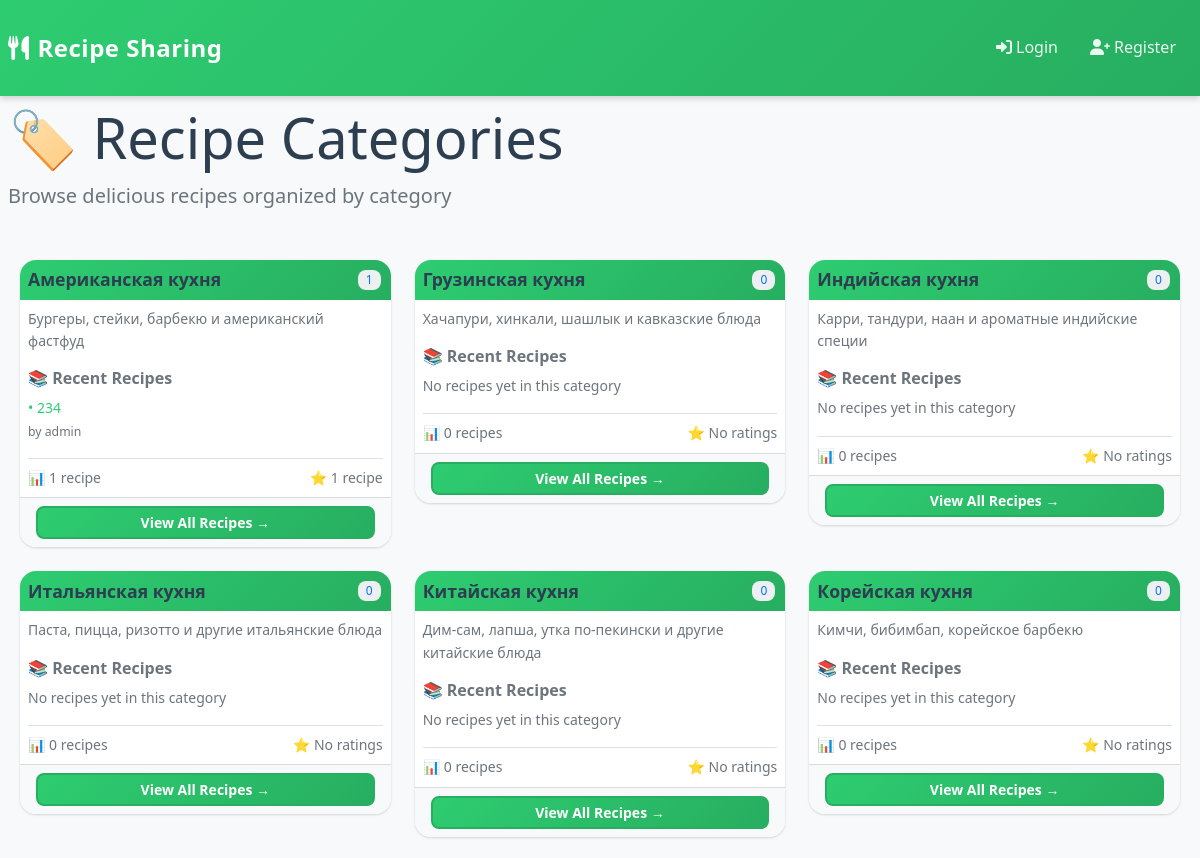
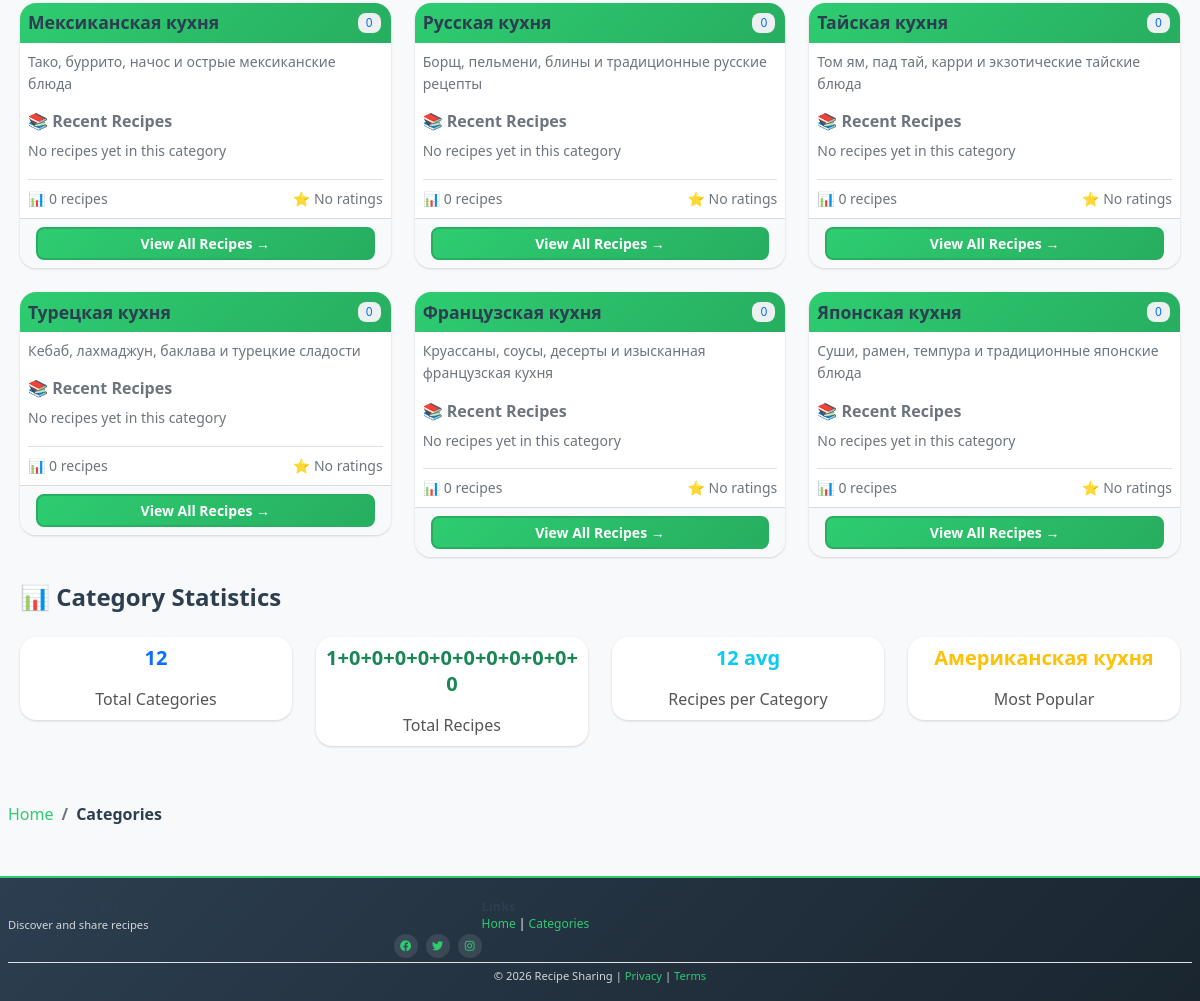
Page /categories/ on the committed database (2 pictures, top to bottom).
### recipes/models.py (models this page shows, shortened)
class Category(models.Model):
    name = models.CharField(max_length=100, unique=True)
    description = models.TextField(blank=True)
    created_at = models.DateTimeField(auto_now_add=True, null=True)
    class Meta:
        verbose_name_plural = "Categories"
        ordering = ['name']

class Recipe(models.Model):
    DIFFICULTY_CHOICES = [
        ('easy', 'Easy'),
        ('medium', 'Medium'),
        ('hard', 'Hard'),
    ]
    author = models.ForeignKey(User, on_delete=models.CASCADE, related_name='recipes')
    title = models.CharField(max_length=200)
    description = models.TextField(max_length=1000)
    ingredients = models.TextField(help_text="Separate each ingredient with a new line")
    instructions = models.TextField(help_text="Detailed cooking instructions")
    category = models.ForeignKey(Category, on_delete=models.SET_NULL, null=True, related_name='recipes')
    tags = models.ManyToManyField(Tag, blank=True, related_name='recipes')
    prep_time = models.IntegerField(help_text="Preparation time in minutes", null=True, blank=True)
    cook_time = models.IntegerField(help_text="Cooking time in minutes", null=True, blank=True)
    servings = models.IntegerField(default=1, validators=[MinValueValidator(1)])
    difficulty = models.CharField(max_length=10, choices=DIFFICULTY_CHOICES, default='medium')
    image = models.ImageField(upload_to='recipes/', blank=True, null=True)
    views_count = models.IntegerField(default=0)
    likes_count = models.IntegerField(default=0)
    created_at = models.DateTimeField(auto_now_add=True, null=True)
    updated_at = models.DateTimeField(auto_now=True, null=True)
    published = models.BooleanField(default=True)
    class Meta:
        ordering = ['-created_at']
        indexes = [
            models.Index(fields=['author', '-created_at']),
            models.Index(fields=['category', '-created_at']),
        ]

### recipes/views.py (the view)
# urls.py: path('categories/', views.category_list, name='category_list'),
def category_list(request):
    categories = Category.objects.all()
    return render(request, 'recipes/category_list.html', {'categories': categories})

### templates/recipes/category_list.html (shortened to what this page needs)
{% extends 'base.html' %}
{% block content %}
<div class="mb-5">
    <h1 class="display-4 mb-2">🏷️ Recipe Categories</h1>
    <p class="lead text-muted">Browse delicious recipes organized by category</p>
</div>
{% if categories %}
    <div class="row mb-4">
        {% for category in categories %}
        <div class="col-md-6 col-lg-4 mb-4">
            <div class="card h-100 shadow-sm hover-lift transition">
                <div class="card-header bg-primary text-white d-flex justify-content-between align-items-center">
                    <h5 class="mb-0">{{ category.name }}</h5>
                    <span class="badge bg-light text-primary">{{ category.recipes.count }}</span>
                </div>
                <div class="card-body">
                    {% if category.description %}
                    <p class="card-text text-muted small">
                        {{ category.description|truncatechars:100 }}
                    </p>
                    {% endif %}
                    <div class="mb-3">
                        <h6 class="text-secondary">📚 Recent Recipes</h6>
                        {% with category.recipes.all|slice:":3" as recent_recipes %}
                            {% if recent_recipes %}
                            <ul class="small list-unstyled">
                                {% for recipe in recent_recipes %}
                                <li class="mb-2">
                                    <a href="{% url 'recipe_detail' recipe.pk %}" class="text-decoration-none">
                                        • {{ recipe.title|truncatewords:3 }}
                                    </a>
                                    <br>
                                    <small class="text-muted">by {{ recipe.author.username }}</small>
                                </li>
                                {% endfor %}
                            </ul>
                            {% else %}
                            <p class="text-muted small">No recipes yet in this category</p>
                            {% endif %}
                        {% endwith %}
                    </div>
                    <div class="d-flex justify-content-between text-muted small border-top pt-2">
                        <span>📊 {{ category.recipes.count }} recipe{{ category.recipes.count|pluralize }}</span>
                        <span>⭐ {% if category.recipes.count > 0 %}{{ category.recipes.count }} recipe{{ category.recipes.count|pluralize }}{% else %}No ratings{% endif %}</span>
                    </div>
                </div>
                <div class="card-footer bg-light">
                    <a href="{% url 'category_detail' category.pk %}" class="btn btn-primary btn-sm w-100">
                        View All Recipes →
                    </a>
                </div>
            </div>
        </div>
        {% endfor %}
    </div>
{% else %}
    <div class="alert alert-info" role="alert">
        <h4 class="alert-heading">No Categories Yet</h4>
        <p>There are currently no recipe categories available. Come back soon!</p>
    </div>
{% endif %}
{% if categories %}
<div class="row mt-5 mb-4">
    <div class="col-md-12">
        <h3 class="mb-4">📊 Category Statistics</h3>
    </div>
    <div class="col-md-3 mb-3">
        <div class="card text-center">
            <div class="card-body">
                <h5 class="card-title text-primary">{{ categories.count }}</h5>
                <p class="card-text">Total Categories</p>
            </div>
        </div>
    </div>
    <div class="col-md-3 mb-3">
        <div class="card text-center">
            <div class="card-body">
                {% with total_recipes=categories.0 %}
                    {% for category in categories %}
                        {% if forloop.first %}
                        <h5 class="card-title text-success">{% for c in categories %}{{ c.recipes.count }}{% if not forloop.last %}+{% endif %}{% endfor %}</h5>
                        {% endif %}
                    {% endfor %}
                    <p class="card-text">Total Recipes</p>
                {% endwith %}
            </div>
        </div>
    </div>
    <div class="col-md-3 mb-3">
        <div class="card text-center">
            <div class="card-body">
                {% with avg_recipes=categories|length %}
                    <h5 class="card-title text-info">{{ avg_recipes }} avg</h5>
                    <p class="card-text">Recipes per Category</p>
                {% endwith %}
            </div>
        </div>
    </div>
    <div class="col-md-3 mb-3">
        <div class="card text-center">
            <div class="card-body">
                {% with most_popular=categories|first %}
                    <h5 class="card-title text-warning">{{ most_popular.name }}</h5>
                    <p class="card-text">Most Popular</p>
                {% endwith %}
            </div>
        </div>
    </div>
</div>
<nav aria-label="breadcrumb" class="mt-4">
    <ol class="breadcrumb">
        <li class="breadcrumb-item"><a href="{% url 'home' %}">Home</a></li>
        <li class="breadcrumb-item active" aria-current="page">Categories</li>
    </ol>
</nav>
{% endif %}
{% endblock %}

### static/css/utilities.css (style rules this page uses)
.d-flex { display: flex; }
.justify-content-between { justify-content: space-between; }
.align-items-center { align-items: center; }
.border-top { border-top: 1px solid var(--light); }

### templates/recipes/category_list.html (style rules this page uses)
.hover-lift.transition { transition: transform 0.3s ease, box-shadow 0.3s ease; }

### rows in the picture
Category: name "Американская кухня", recipes.count "1", description "Бургеры, стейки, барбекю и американский фастфуд"
Recipe: title "234", author.username "admin"
Category: name "Грузинская кухня", recipes.count "0", description "Хачапури, хинкали, шашлык и кавказские блюда", shows "No recipes yet in this category", shows "No ratings"
Category: name "Индийская кухня", recipes.count "0", description "Карри, тандури, наан и ароматные индийские специи", shows "No recipes yet in this category", shows "No ratings"
Category: name "Итальянская кухня", recipes.count "0", description "Паста, пицца, ризотто и другие итальянские блюда", shows "No recipes yet in this category", shows "No ratings"
Category: name "Китайская кухня", recipes.count "0", description "Дим-сам, лапша, утка по-пекински и другие китайские блюда", shows "No recipes yet in this category", shows "No ratings"
Category: name "Корейская кухня", recipes.count "0", description "Кимчи, бибимбап, корейское барбекю", shows "No recipes yet in this category", shows "No ratings"
Category: name "Мексиканская кухня", recipes.count "0", description "Тако, буррито, начос и острые мексиканские блюда", shows "No recipes yet in this category", shows "No ratings"
Category: name "Русская кухня", recipes.count "0", description "Борщ, пельмени, блины и традиционные русские рецепты", shows "No recipes yet in this category", shows "No ratings"
Category: name "Тайская кухня", recipes.count "0", description "Том ям, пад тай, карри и экзотические тайские блюда", shows "No recipes yet in this category", shows "No ratings"
Category: name "Турецкая кухня", recipes.count "0", description "Кебаб, лахмаджун, баклава и турецкие сладости", shows "No recipes yet in this category", shows "No ratings"
Category: name "Французская кухня", recipes.count "0", description "Круассаны, соусы, десерты и изысканная французская кухня", shows "No recipes yet in this category", shows "No ratings"
Category: name "Японская кухня", recipes.count "0", description "Суши, рамен, темпура и традиционные японские блюда", shows "No recipes yet in this category", shows "No ratings"

### other values in the picture
{{ categories.count }} "12"
{{ avg_recipes }} "12"
